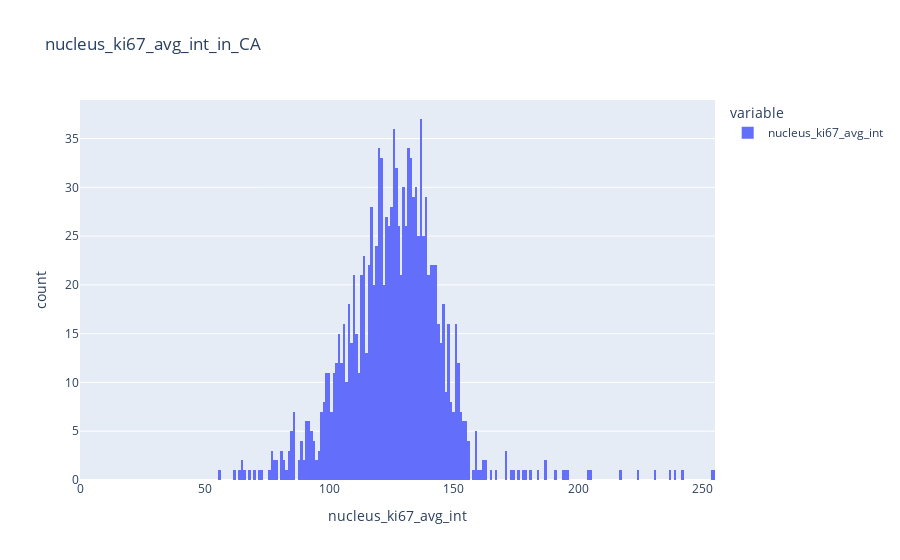
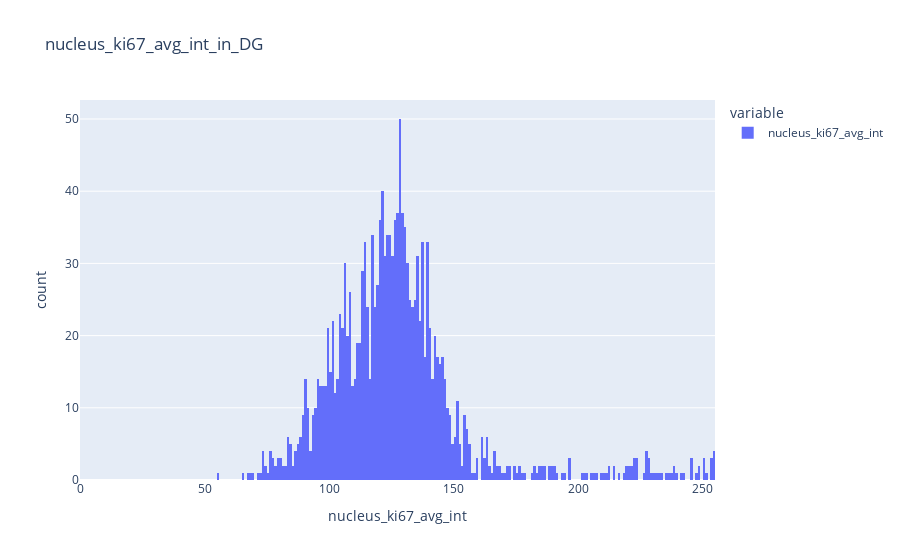
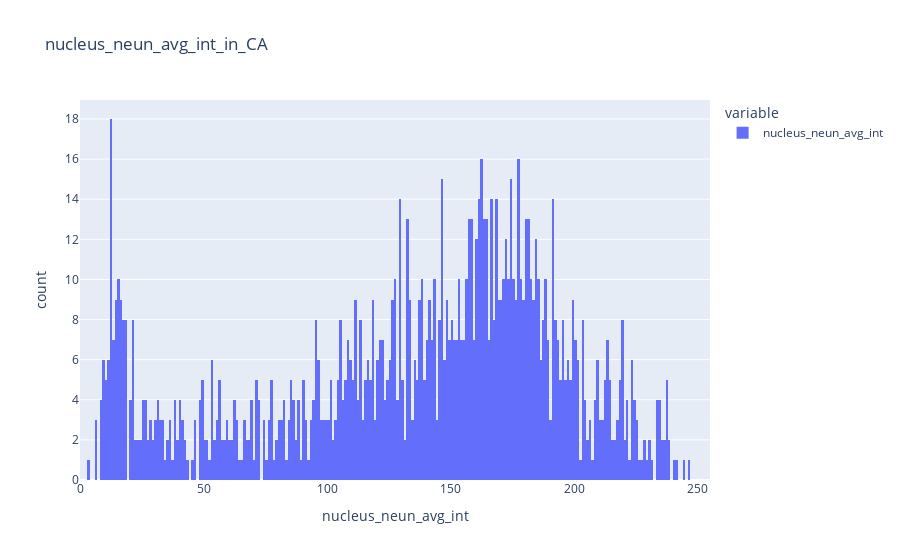
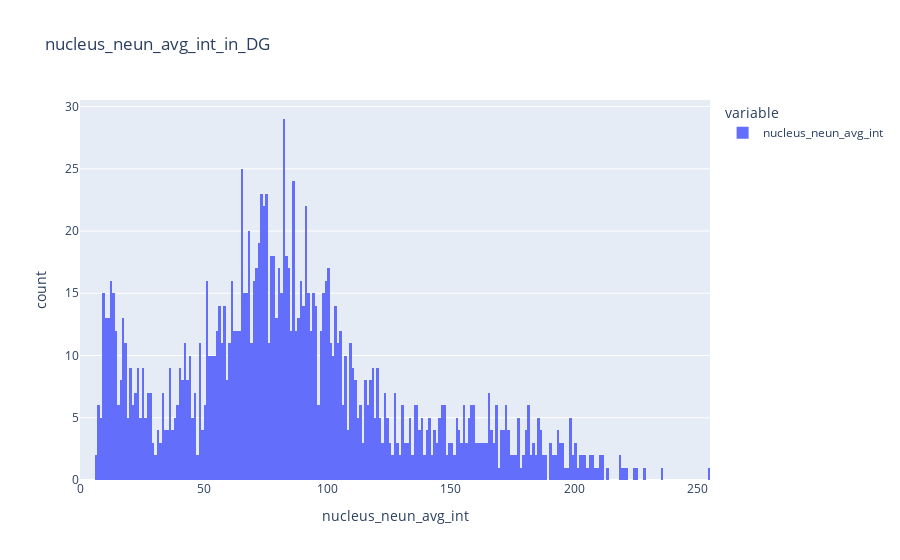

The notebook cell saved with these charts, in order:
### Markdown cell above
<h3>Plot average intensities</h3>

### Code cell
# Select all column names in 'final_df' that contain the substring 'avg_int'
avg_int_columns = [col for col in final_df.columns if 'avg_int' in col]

# Loop over all extracted channel average intensities
for column_name in avg_int_columns:

    # Plot the average_intensity distribution in order to make an informed decision on the threshold
    for roi_name in roi_names:

        # Filter rows in final_df where ROI matches roi_name 
        filtered_df = final_df[(final_df["ROI"] == roi_name)]

        # Get the values of the 'label' column in filtered_df as a list
        avg_int_values = filtered_df[column_name]

        # Plot a histogram with 256 bins and a title indicating the column and ROI
        fig = px.histogram(avg_int_values, nbins=256, 
                           title=f"{column_name}_in_{roi_name}",
                           labels={'value': column_name, 'count': 'Frequency'},
                           range_x=[0, avg_int_values.max()])
        
        # Show the plot
        fig.show()

### Figure 1 — Plotly figure (JSON) as saved in the notebook; plotly's stock layout.template omitted (floating-point values rounded to 4 significant figures; data arrays with more than 128 entries replaced by an {"elided": "..."} marker saying what was removed)
{"data": [{"alignmentgroup": "True", "bingroup": "x", "hovertemplate": "variable=nucleus_ki67_avg_int<br>nucleus_ki67_avg_int=%{x}<br>count=%{y}<extra></extra>", "legendgroup": "nucleus_ki67_avg_int", "marker": {"color": "#636efa", "pattern": {"shape": ""}}, "name": "nucleus_ki67_avg_int", "nbinsx": 256, "offsetgroup": "nucleus_ki67_avg_int", "orientation": "v", "showlegend": true, "type": "histogram", "x": {"elided": "1270 float values"}, "xaxis": "x", "yaxis": "y"}], "layout": {"barmode": "relative", "legend": {"title": {"text": "variable"}, "tracegroupgap": 0}, "title": {"text": "nucleus_ki67_avg_int_in_CA"}, "xaxis": {"anchor": "y", "domain": [0, 1], "range": [0, 255], "title": {"text": "nucleus_ki67_avg_int"}}, "yaxis": {"anchor": "x", "domain": [0, 1], "title": {"text": "count"}}}}

### Figure 2 — Plotly figure (JSON) as saved in the notebook; plotly's stock layout.template omitted (floating-point values rounded to 4 significant figures; data arrays with more than 128 entries replaced by an {"elided": "..."} marker saying what was removed)
{"data": [{"alignmentgroup": "True", "bingroup": "x", "hovertemplate": "variable=nucleus_ki67_avg_int<br>nucleus_ki67_avg_int=%{x}<br>count=%{y}<extra></extra>", "legendgroup": "nucleus_ki67_avg_int", "marker": {"color": "#636efa", "pattern": {"shape": ""}}, "name": "nucleus_ki67_avg_int", "nbinsx": 256, "offsetgroup": "nucleus_ki67_avg_int", "orientation": "v", "showlegend": true, "type": "histogram", "x": {"elided": "1584 float values"}, "xaxis": "x", "yaxis": "y"}], "layout": {"barmode": "relative", "legend": {"title": {"text": "variable"}, "tracegroupgap": 0}, "title": {"text": "nucleus_ki67_avg_int_in_DG"}, "xaxis": {"anchor": "y", "domain": [0, 1], "range": [0, 255], "title": {"text": "nucleus_ki67_avg_int"}}, "yaxis": {"anchor": "x", "domain": [0, 1], "title": {"text": "count"}}}}

### Figure 3 — Plotly figure (JSON) as saved in the notebook; plotly's stock layout.template omitted (floating-point values rounded to 4 significant figures; data arrays with more than 128 entries replaced by an {"elided": "..."} marker saying what was removed)
{"data": [{"alignmentgroup": "True", "bingroup": "x", "hovertemplate": "variable=nucleus_neun_avg_int<br>nucleus_neun_avg_int=%{x}<br>count=%{y}<extra></extra>", "legendgroup": "nucleus_neun_avg_int", "marker": {"color": "#636efa", "pattern": {"shape": ""}}, "name": "nucleus_neun_avg_int", "nbinsx": 256, "offsetgroup": "nucleus_neun_avg_int", "orientation": "v", "showlegend": true, "type": "histogram", "x": {"elided": "1270 float values"}, "xaxis": "x", "yaxis": "y"}], "layout": {"barmode": "relative", "legend": {"title": {"text": "variable"}, "tracegroupgap": 0}, "title": {"text": "nucleus_neun_avg_int_in_CA"}, "xaxis": {"anchor": "y", "domain": [0, 1], "range": [0, 255], "title": {"text": "nucleus_neun_avg_int"}}, "yaxis": {"anchor": "x", "domain": [0, 1], "title": {"text": "count"}}}}

### Figure 4 — Plotly figure (JSON) as saved in the notebook; plotly's stock layout.template omitted (floating-point values rounded to 4 significant figures; data arrays with more than 128 entries replaced by an {"elided": "..."} marker saying what was removed)
{"data": [{"alignmentgroup": "True", "bingroup": "x", "hovertemplate": "variable=nucleus_neun_avg_int<br>nucleus_neun_avg_int=%{x}<br>count=%{y}<extra></extra>", "legendgroup": "nucleus_neun_avg_int", "marker": {"color": "#636efa", "pattern": {"shape": ""}}, "name": "nucleus_neun_avg_int", "nbinsx": 256, "offsetgroup": "nucleus_neun_avg_int", "orientation": "v", "showlegend": true, "type": "histogram", "x": {"elided": "1584 float values"}, "xaxis": "x", "yaxis": "y"}], "layout": {"barmode": "relative", "legend": {"title": {"text": "variable"}, "tracegroupgap": 0}, "title": {"text": "nucleus_neun_avg_int_in_DG"}, "xaxis": {"anchor": "y", "domain": [0, 1], "range": [0, 255], "title": {"text": "nucleus_neun_avg_int"}}, "yaxis": {"anchor": "x", "domain": [0, 1], "title": {"text": "count"}}}}
